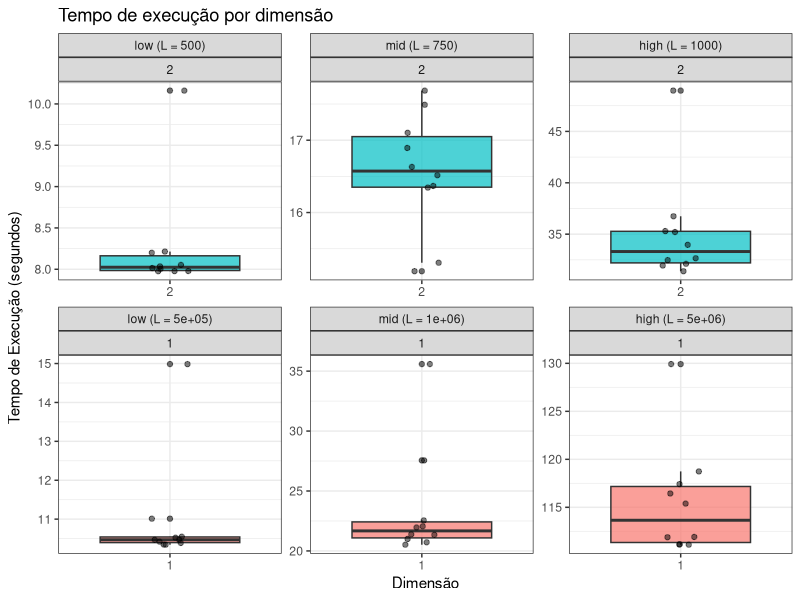

Write R code to recreate this figure.
library(readr)
library(dplyr)
library(ggplot2)

dados_1d <- read_csv("python_1d_results.csv")
dados_2d <- read_csv("python_2d_results.csv")
dados_combinados <- bind_rows(dados_1d, dados_2d)

ordem_correta <- dados_combinados %>%
  select(Size, L_Value) %>%
  distinct() %>%
  arrange(L_Value)

niveis_ordenados <- paste0(ordem_correta$Size, " (L = ", ordem_correta$L_Value, ")")

dados_para_plot <- dados_combinados %>%
  mutate(Size_Label = paste0(Size, " (L = ", L_Value, ")"))

dados_para_plot$Size_Label <- factor(
  dados_para_plot$Size_Label,
  levels = niveis_ordenados
)

ggplot(dados_para_plot, aes(x = as.factor(dimension), y = t_exec, fill = as.factor(dimension))) +
  geom_boxplot(alpha = 0.7) +
  geom_jitter(width = 0.1, alpha = 0.5) +
  
  facet_wrap(~ Size_Label + dimension, scales = "free") +
  
  labs(
    title = "Tempo de execução por dimensão",
    x = "Dimensão",
    y = "Tempo de Execução (segundos)"
  ) +
  theme_bw() +
  guides(fill = "none")
